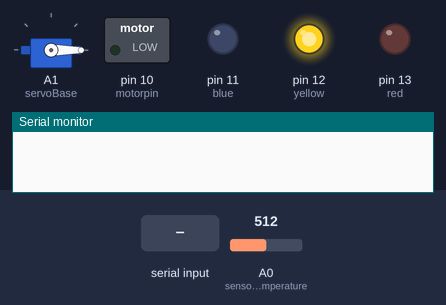
A sketch run on a simulated Arduino Uno, built with avr-gcc and run on an emulated ATmega328P. Shown: servo, switched loads named in the sketch (green lamp = pin HIGH), output pins drawn as LEDs (lit = HIGH), the last lines printed to the serial monitor. The inputs (shaded band) are chosen by the test bench; at power-on: A0 (sensor_temperature) = 512.

Above: at 1.2 s.
1.3 s: "90,45\n" received over Serial
At 2.7 s:
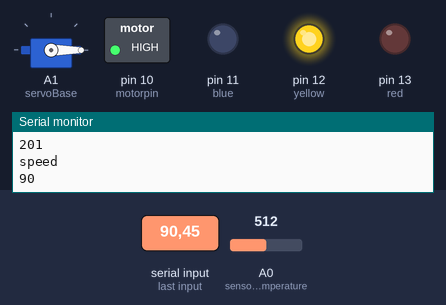
Timing chart, 0 to 4.3 s (numbered marks = the images above; inputs shaded):
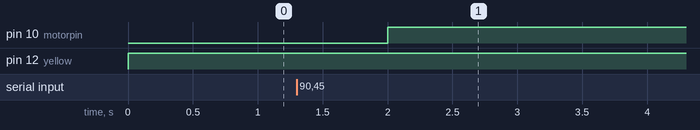

Measured:
- after the input at 1.3 s, pin 10 (motorpin): LOW → HIGH after 0.70 s

The sketch:

imo.ino
```cpp
#include <Servo.h>

int motorpin=10;
int counter;
int baselineTemp = 0;
int celsius = 0;
int fahrenheit = 0;
int angle;
Servo servoBase;

void setup() {
  servoBase.attach(A1);
  servoBase.write(0);
  pinMode(motorpin, OUTPUT);
  pinMode(A2, INPUT);
  pinMode(A1,OUTPUT);
  pinMode(A0, INPUT); //sensor temperature
  pinMode(11, OUTPUT); //blue
  pinMode(12, OUTPUT); //yellow
  pinMode(13, OUTPUT); //red
  Serial.begin(9600);
  while (! Serial);

}

void loop() {
    // //light sensor
    // int lightsensitivity =   analogRead(A2);
    // Serial.println("Light sensitivity");
    // Serial.println(lightsensitivity);
    // delay(1000);
    // //servo vontrolled by light sensitivity
    // angle=lightsensitivity/5;
    // servoBase.write(angle);
    // Serial.println("angle is");
    // Serial.println(angle);
    // delay(1000);

    //temperature sensor
    int sensor = analogRead(A0);
    baselineTemp = 40;

    celsius = map(((analogRead(A0) - 20) * 3.04), 0, 1023, -40, 125);

    fahrenheit = ((celsius * 9) / 5 + 32);
    // Serial.println(celsius);

    if (celsius < baselineTemp) {
        digitalWrite(11, LOW);
        digitalWrite(12, LOW);
        digitalWrite(13, LOW);
    }

    if (celsius >= baselineTemp && celsius < baselineTemp + 10) { //cold
        digitalWrite(11, HIGH);
        digitalWrite(12, LOW);
        digitalWrite(13, LOW);
    // Serial.println(" Temperature");
        //Serial.println(celsius);
    }
    if (celsius >= baselineTemp + 10 && celsius < baselineTemp + 20) { //hot
        digitalWrite(11, LOW);
        digitalWrite(12, LOW);
        digitalWrite(13, HIGH);
        //Serial.println(" Temperature");
        //Serial.println(celsius);
    }
    else { //fine
        digitalWrite(11, LOW);
        digitalWrite(12, HIGH);
        digitalWrite(13, LOW);
    // Serial.println(" Temperature");
        //Serial.println(celsius);
    }
    delay(1000);
    //motor controlled by temperature
    if (Serial.available()) {
        int speed = Serial.parseInt();
        if (speed >= 0 && speed <= 255)
        {
    //   analogWrite(motorPin, 255 - speed);
        //
            Serial.println("Speed 0 to 255");
            Serial.println(speed); // !!!!!!

            if (celsius < baselineTemp)
            {
            analogWrite(motorpin,50);
            Serial.println(" Temperature");
            Serial.println(celsius);  // !!!!!!
            Serial.println("speed");
            Serial.println(speed);
            }
            //if (celsius >= baselineTemp && celsius < baselineTemp + 10 && speed<100)
            if (celsius >= baselineTemp && celsius < baselineTemp + 10)
            // we were missing the edgecase of Temp between baseline,baseline+10 and speed>=100
            {
                analogWrite(motorpin,100);
                Serial.println(" Temperature");
                Serial.println(celsius);
                Serial.println("speed");
                Serial.println(speed);
            }
            if (celsius >= baselineTemp + 10 && celsius < baselineTemp + 20 )
            {
                analogWrite(motorpin,180); ///full max? what happens at {>=  baselineTemp + 20}?
                Serial.println(" Temperature");
                Serial.println(celsius);
                Serial.println("speed");
                Serial.println(speed);
            }
            if (celsius >=  baselineTemp + 20 )
            {
                analogWrite(motorpin,255);
                Serial.println(" Temperature");
                Serial.println(celsius);
                Serial.println("speed");
                Serial.println(speed);
            }

        }
        }
}
```
